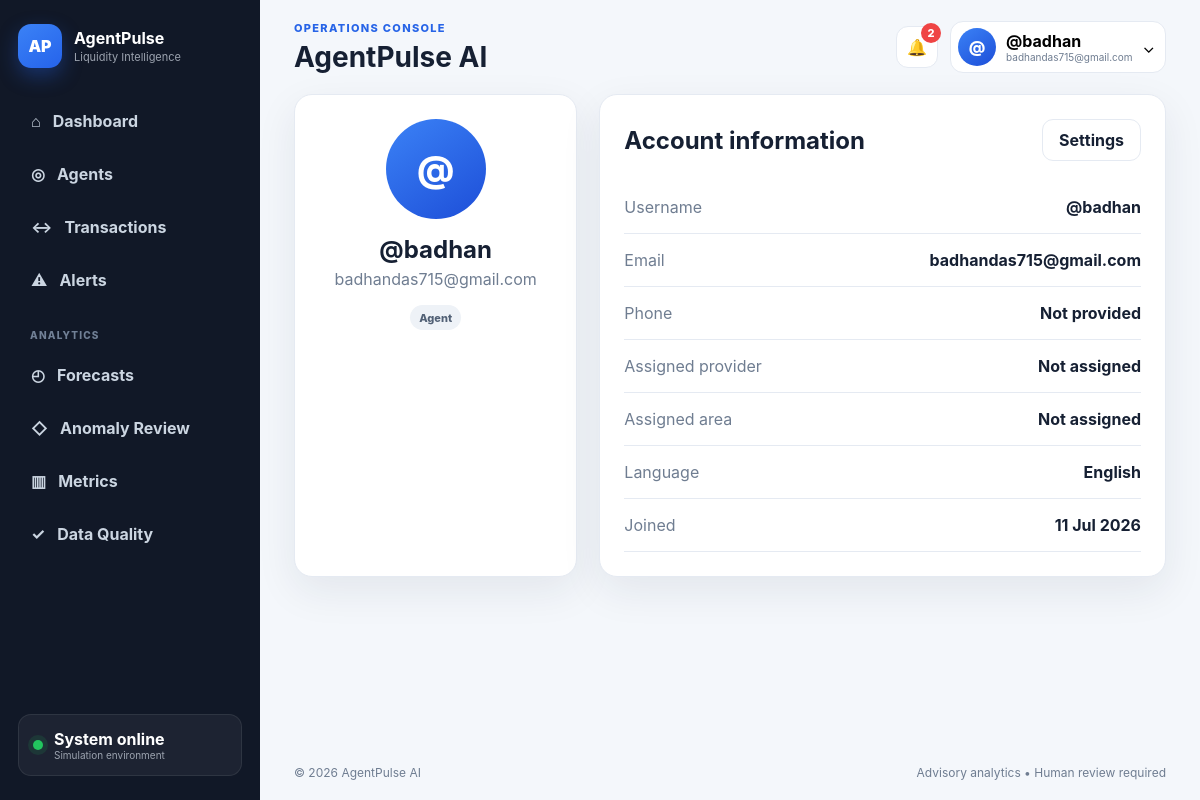
/accounts/profile/ (signed in), run on the app's committed database.
### accounts/models.py (models this page shows, shortened)
class UserProfile(models.Model):
    ROLE_CHOICES = [
        ("ADMIN", "Administrator"),
        ("AGENT", "Agent"),
        ("FIELD_OFFICER", "Field Officer"),
        ("OPERATIONS", "Operations"),
        ("RISK_REVIEWER", "Risk Reviewer"),
    ]
    LANGUAGE_CHOICES = [
        ("EN", "English"),
        ("BN", "Bengali"),
    ]
    user = models.OneToOneField(
        settings.AUTH_USER_MODEL,
        on_delete=models.CASCADE,
        related_name="profile",
    )
    role = models.CharField(
        max_length=30,
        choices=ROLE_CHOICES,
        default="AGENT",
    )
    phone = models.CharField(
        max_length=20,
        blank=True,
    )
    assigned_provider = models.ForeignKey(
        "agents.Provider",
        on_delete=models.SET_NULL,
        null=True,
        blank=True,
        related_name="assigned_user_profiles",
    )
    assigned_area = models.ForeignKey(
        "agents.Area",
        on_delete=models.SET_NULL,
        null=True,
        blank=True,
        related_name="assigned_user_profiles",
    )
    preferred_language = models.CharField(
        max_length=5,
        choices=LANGUAGE_CHOICES,
        default="EN",
    )
    receive_critical_alerts = models.BooleanField(
        default=True,
    )
    created_at = models.DateTimeField(
        auto_now_add=True,
    )
    updated_at = models.DateTimeField(
        auto_now=True,
    )

### accounts/views.py (the view)
@login_required
def profile_view(request):
    profile, _ = UserProfile.objects.get_or_create(user=request.user)
    return render(request, "accounts/profile.html", {"profile": profile})

### alerts/context_processors.py (called while the page is built)
def unread_alert_count(request):
    if not getattr(request, "user", None) or not request.user.is_authenticated:
        return {"unread_alert_count": 0}
    count = Alert.objects.filter(
        status__in=["NEW", "ASSIGNED", "ACKNOWLEDGED", "INVESTIGATING", "ESCALATED"]
    ).count()
    return {"unread_alert_count": count}

### templates/accounts/profile.html
{% extends 'base.html' %}{% load static %}{% block title %}Profile{% endblock %}{% block page_title %}Profile{% endblock %}{% block content %}<div class="content-grid one-two"><aside class="panel profile-card"><span class="avatar huge">{{ user.username|first|upper }}</span><h2>{{ user.get_full_name|default:user.username }}</h2><p>{{ user.email|default:'No email address' }}</p><span class="badge neutral">{{ profile.get_role_display }}</span></aside><section class="panel"><div class="panel-head"><h2>Account information</h2><a class="btn btn-light" href="{% url 'accounts:settings' %}">Settings</a></div><dl class="meta-list large"><div><dt>Username</dt><dd>{{ user.username }}</dd></div><div><dt>Email</dt><dd>{{ user.email|default:'Not provided' }}</dd></div><div><dt>Phone</dt><dd>{{ profile.phone|default:'Not provided' }}</dd></div><div><dt>Assigned provider</dt><dd>{{ profile.assigned_provider.name|default:'Not assigned' }}</dd></div><div><dt>Assigned area</dt><dd>{{ profile.assigned_area.name|default:'Not assigned' }}</dd></div><div><dt>Language</dt><dd>{{ profile.get_preferred_language_display }}</dd></div><div><dt>Joined</dt><dd>{{ user.date_joined|date:'d M Y' }}</dd></div></dl></section></div>{% endblock %}

### templates/partials/topbar.html (shortened to what this page needs)
<header class="topbar"><div><p class="eyebrow">Operations console</p><h1>{% block page_title %}AgentPulse AI{% endblock %}</h1></div><div class="top-actions"><a class="icon-btn notification-link" href="{% url 'alerts:alert_list' %}" aria-label="Alerts"><span aria-hidden="true">🔔</span>{% if unread_alert_count %}<span class="notification-badge">{{ unread_alert_count }}</span>{% endif %}</a><div class="user-menu"><button class="user-button" data-dropdown-toggle><span class="avatar">{{ user.username|first|upper }}</span><span class="user-copy"><strong>{{ user.get_full_name|default:user.username }}</strong><small>{{ user.email|default:'Team member' }}</small></span><span>⌄</span></button></div></div></header>

### static/css/main.css (style rules this page uses)
:root { --bg:#f4f7fb;--panel:#fff;--ink:#162033;--muted:#6f7d91;--line:#e5eaf2;--primary:#2764e7;--primary-dark:#1d4ed8;--nav:#111827;--success:#16a34a;--warning:#d97706;--danger:#dc2626;--info:#0284c7;--shadow:0 14px 40px rgba(25,42,70,.08);--radius:18px }
* { box-sizing:border-box }
html { scroll-behavior:smooth }
body { margin:0;background:var(--bg);color:var(--ink);font-family:Inter,ui-sans-serif,system-ui,-apple-system,"Segoe UI",sans-serif }
a { color:inherit;text-decoration:none }
button,input,select,textarea { font:inherit }
button { cursor:pointer }
h1,h2,h3,p { margin-top:0 }
h1 { font-size:28px }
h2 { font-size:24px }
.muted,small { color:var(--muted) }
.eyebrow { margin:0 0 5px;color:var(--primary);font-size:11px;font-weight:800;text-transform:uppercase;letter-spacing:.12em }
.panel { background:var(--panel);border:1px solid var(--line);border-radius:var(--radius);box-shadow:var(--shadow);padding:24px;margin-bottom:22px }
.panel-head { display:flex;align-items:center;justify-content:space-between;gap:18px;margin-bottom:20px }
.panel-head h2,.panel-head h3 { margin:0 }
.btn { display:inline-flex;align-items:center;justify-content:center;min-height:42px;padding:0 16px;border-radius:11px;border:1px solid transparent;font-weight:750;transition:.2s }
.btn-light { background:#fff;border-color:var(--line) }
.icon-btn { width:42px;height:42px;border:1px solid var(--line);background:#fff;border-radius:12px;display:grid;place-items:center }
.badge { display:inline-flex;align-items:center;min-height:25px;padding:0 9px;border-radius:999px;font-size:11px;font-style:normal;font-weight:800;background:#eef2f7;color:#526176 }
.badge.low,.badge.neutral { background:#eef2f7;color:#526176 }
.avatar { width:38px;height:38px;display:grid;place-items:center;border-radius:50%;background:linear-gradient(145deg,#3b82f6,#1d4ed8);color:#fff;font-weight:850 }
.avatar.huge { width:100px;height:100px;margin:0 auto 16px;font-size:36px }
.content-grid { display:grid;gap:22px }
.content-grid.one-two { grid-template-columns:1fr 2fr }
.meta-list { margin:0 }
.meta-list>div { display:flex;justify-content:space-between;gap:15px;padding:13px 0;border-bottom:1px solid var(--line) }
.meta-list dt { color:var(--muted) }
.meta-list dd { margin:0;text-align:right;font-weight:700 }
.meta-list.large>div { padding:16px 0 }

### static/css/layout.css (style rules this page uses)
.topbar { min-height:94px;padding:18px 34px;display:flex;align-items:center;justify-content:space-between;gap:18px }
.topbar h1 { margin:0 }
.top-actions { display:flex;align-items:center;gap:12px }
.notification-link { position:relative }
.notification-badge { position:absolute;top:-4px;right:-4px;min-width:20px;height:20px;padding:0 5px;border-radius:999px;background:#ef4444;color:#fff;font-size:11px;font-weight:800;display:grid;place-items:center;line-height:1 }
.user-menu { position:relative }
.user-button { display:flex;align-items:center;gap:10px;background:#fff;border:1px solid var(--line);border-radius:13px;padding:6px 10px 6px 7px }
.user-copy { text-align:left }
.user-copy strong,.user-copy small { display:block }
.user-copy small { font-size:10px }

### static/css/components.css (style rules this page uses)
.profile-card { text-align:center }
.profile-card h2 { margin-bottom:5px }
.profile-card p { color:var(--muted) }

### data on the page
UserProfile: role "Agent", phone "Not provided", assigned_provider.name "Not assigned", assigned_area.name "Not assigned", preferred_language "English"

### other printed values
{{ unread_alert_count }} "2"
{{ user.username|first|upper }} "@"
{{ user.get_full_name|default:user.username }} "@badhan"
{{ user.email|default:'Team member' }} "badhandas715@gmail.com"
{{ user.email|default:'No email address' }} "badhandas715@gmail.com"
{{ user.username }} "@badhan"
{{ user.email|default:'Not provided' }} "badhandas715@gmail.com"
{{ user.date_joined|date:'d M Y' }} "11 Jul 2026"
